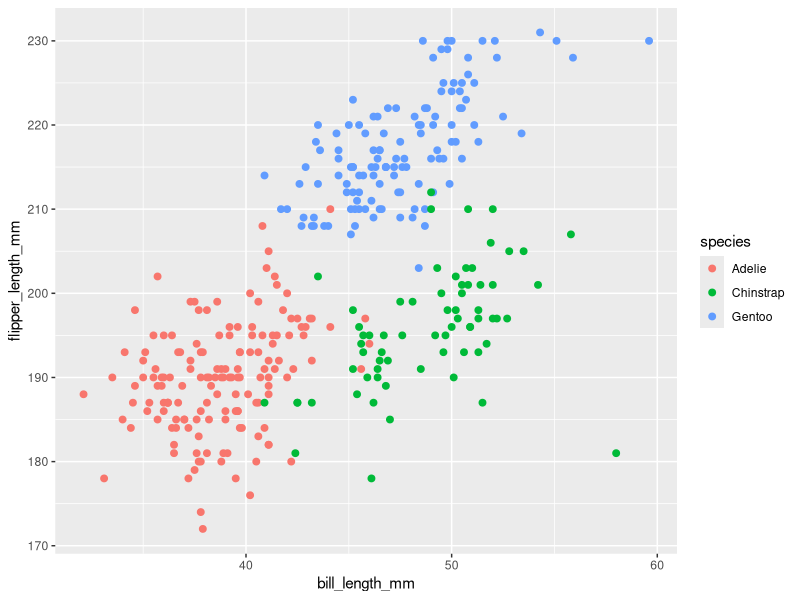
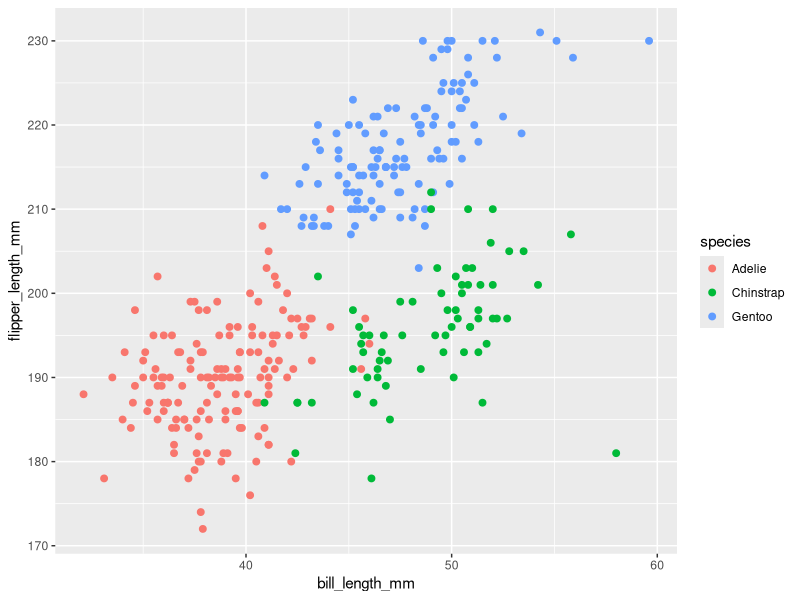

The R source for these figures, in order:
## ---- chunk 1
knitr::opts_chunk$set(echo = TRUE)
## ---- chunk 2
library(tidyverse)
library(ggplot2)
## ---- chunk 3

prob1_df=
   tibble(
     samp = rnorm(10),
     samp_gt_0=samp>0,
     char_vec=c("a","b","c","d","e","f","g","h","i","j"),
     factor_vec=factor(c("low","low","low","mod","mod","mod","mod","high","high","high"))
   )
## ---- chunk 4
mean(pull(prob1_df,samp))
mean(pull(prob1_df,samp_gt_0))
mean(pull(prob1_df,char_vec))
mean(pull(prob1_df,factor_vec))
## ---- chunk 5
as.numeric(pull(prob1_df,samp_gt_0))
as.numeric(pull(prob1_df,char_vec))
as.numeric(pull(prob1_df,factor_vec))
## ---- chunk 6
as.numeric(pull(prob1_df,samp_gt_0))*pull(prob1_df,samp)
as.factor(pull(prob1_df,samp_gt_0))*pull(prob1_df,samp)
as.numeric(as.factor(pull(prob1_df,samp_gt_0)))*pull(prob1_df,samp)

## ---- chunk 7
data("penguins", package = "palmerpenguins")
## ---- chunk 8

plot_data<-data.frame(
  bill_length_mm=pull(penguins,bill_length_mm),
  flipper_length_mm=pull(penguins,flipper_length_mm),
  species=pull(penguins,species)
)

ggplot(plot_data,aes(x=bill_length_mm, y=flipper_length_mm, color=species))+
  geom_point(size=2,shape=19)
ggsave("plot_data.png")
